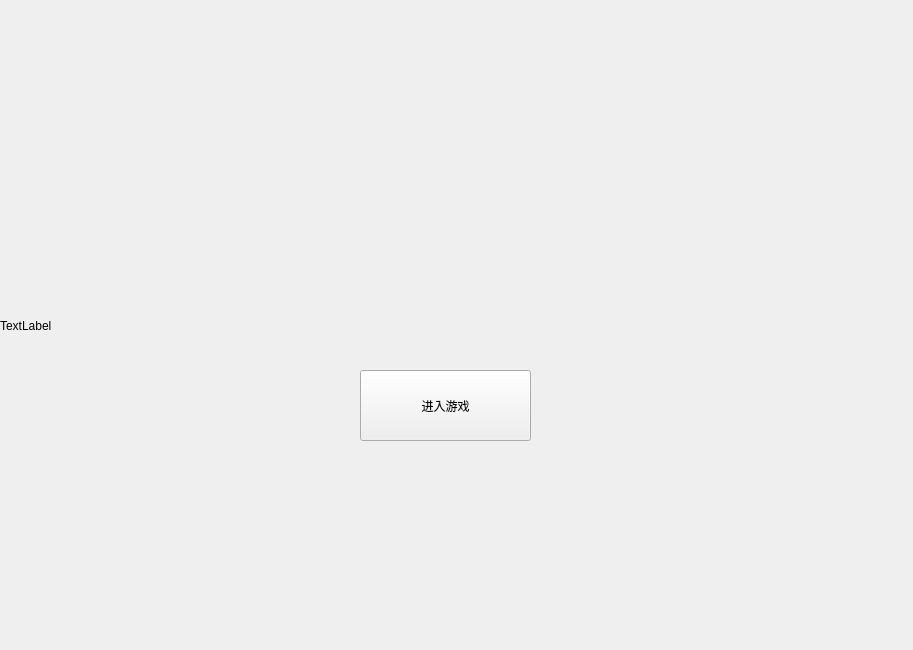
<?xml version="1.0" encoding="UTF-8"?>
<ui version="4.0">
 <class>Form</class>
 <widget class="QWidget" name="Form">
  <property name="geometry">
   <rect>
    <x>0</x>
    <y>0</y>
    <width>913</width>
    <height>650</height>
   </rect>
  </property>
  <property name="windowTitle">
   <string>Form</string>
  </property>
  <widget class="QLabel" name="label">
   <property name="geometry">
    <rect>
     <x>0</x>
     <y>10</y>
     <width>911</width>
     <height>631</height>
    </rect>
   </property>
   <property name="styleSheet">
    <string notr="true">background-image: url(&quot;C:/Users/Lenovo/Desktop/true.jpg&quot;);
background-position: center;
background-repeat: no-repeat;
</string>
   </property>
   <property name="text">
    <string>TextLabel</string>
   </property>
  </widget>
  <widget class="QPushButton" name="btnEnterGame">
   <property name="geometry">
    <rect>
     <x>360</x>
     <y>370</y>
     <width>171</width>
     <height>71</height>
    </rect>
   </property>
   <property name="text">
    <string>进入游戏</string>
   </property>
  </widget>
 </widget>
 <resources/>
 <connections/>
</ui>
